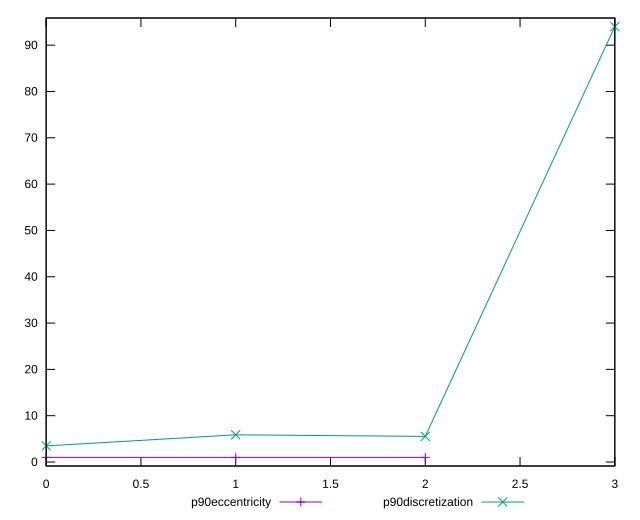

Write the gnuplot code that produced this figure.
reset

$p90Eccentricity <<EOF
0 0.9999999999999987
1 1.0000000000000018
2 0.9999999999999992
EOF

$p90Discretization <<EOF
0 3.4814814814814814
1 5.875
2 5.529411764705882
3 94
EOF

set key outside below
set xrange [0:3]
set yrange [-0.8600000000000014:95.86]
set trange [-0.8600000000000014:95.86]
set terminal svg size 640, 520 enhanced background rgb 'white'
set output "reports/report_00031_2021-02-24T23-18-18.084Z/uses-rel-preload/progression/eccentricity.svg"

plot $p90Eccentricity title "p90eccentricity" with linespoints, \
     $p90Discretization title "p90discretization" with linespoints

reset
